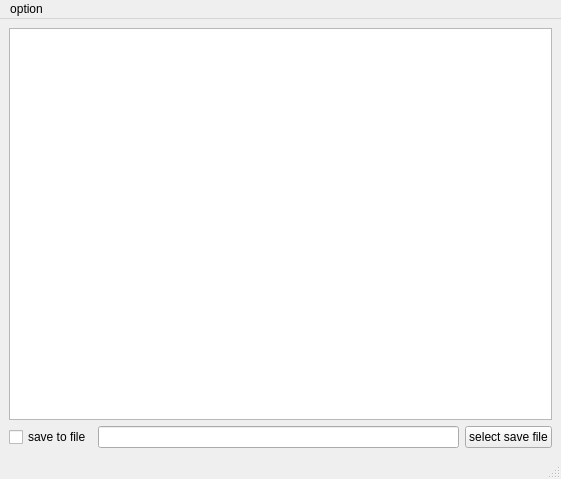
<?xml version="1.0" encoding="UTF-8"?>
<ui version="4.0">
 <class>DebugerWindow</class>
 <widget class="QMainWindow" name="DebugerWindow">
  <property name="geometry">
   <rect>
    <x>0</x>
    <y>0</y>
    <width>561</width>
    <height>479</height>
   </rect>
  </property>
  <property name="windowTitle">
   <string>MainWindow</string>
  </property>
  <widget class="QWidget" name="centralwidget">
   <layout class="QGridLayout" name="gridLayout_2">
    <item row="0" column="0" colspan="2">
     <widget class="QListWidget" name="listWidget_messadges">
      <property name="spacing">
       <number>4</number>
      </property>
     </widget>
    </item>
    <item row="1" column="0" colspan="2">
     <layout class="QGridLayout" name="gridLayout">
      <item row="0" column="0">
       <widget class="QCheckBox" name="checkBox_enSaveToFile">
        <property name="text">
         <string>save to file</string>
        </property>
       </widget>
      </item>
      <item row="0" column="1">
       <widget class="QLineEdit" name="lineEdit_file"/>
      </item>
      <item row="0" column="2">
       <widget class="QPushButton" name="pushButton_selectSaveFile">
        <property name="text">
         <string>select save file</string>
        </property>
       </widget>
      </item>
     </layout>
    </item>
   </layout>
  </widget>
  <widget class="QMenuBar" name="menubar">
   <property name="geometry">
    <rect>
     <x>0</x>
     <y>0</y>
     <width>561</width>
     <height>22</height>
    </rect>
   </property>
   <widget class="QMenu" name="menuoption">
    <property name="title">
     <string>option</string>
    </property>
    <addaction name="actionfilters"/>
    <addaction name="actionupdate"/>
   </widget>
   <addaction name="menuoption"/>
  </widget>
  <widget class="QStatusBar" name="statusbar"/>
  <action name="actionfilters">
   <property name="text">
    <string>filters</string>
   </property>
   <property name="shortcut">
    <string>Ctrl+F</string>
   </property>
  </action>
  <action name="actionupdate">
   <property name="text">
    <string>update</string>
   </property>
   <property name="shortcut">
    <string>F5</string>
   </property>
  </action>
 </widget>
 <resources/>
 <connections/>
</ui>
